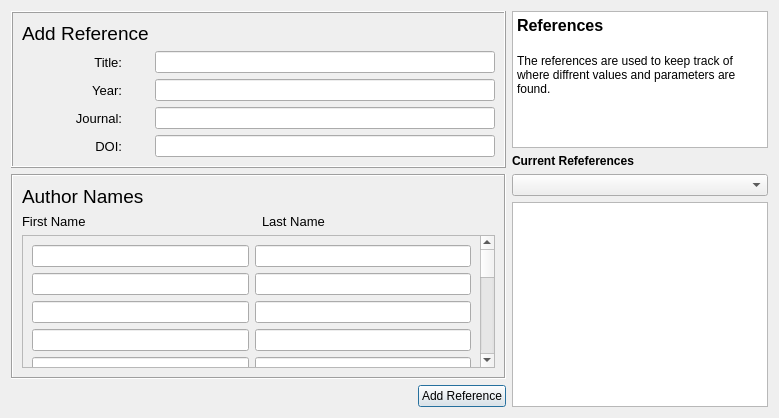
<?xml version="1.0" encoding="UTF-8"?>
<ui version="4.0">
 <class>Dialog</class>
 <widget class="QDialog" name="Dialog">
  <property name="geometry">
   <rect>
    <x>0</x>
    <y>0</y>
    <width>779</width>
    <height>418</height>
   </rect>
  </property>
  <property name="windowTitle">
   <string>Dialog</string>
  </property>
  <layout class="QGridLayout" name="gridLayout_3">
   <item row="3" column="2" rowspan="2">
    <widget class="QTextBrowser" name="textBrowserRef">
     <property name="sizePolicy">
      <sizepolicy hsizetype="Preferred" vsizetype="Preferred">
       <horstretch>0</horstretch>
       <verstretch>0</verstretch>
      </sizepolicy>
     </property>
     <property name="maximumSize">
      <size>
       <width>256</width>
       <height>16777215</height>
      </size>
     </property>
    </widget>
   </item>
   <item row="0" column="2">
    <widget class="QTextBrowser" name="textBrowser">
     <property name="sizePolicy">
      <sizepolicy hsizetype="Preferred" vsizetype="Expanding">
       <horstretch>0</horstretch>
       <verstretch>0</verstretch>
      </sizepolicy>
     </property>
     <property name="maximumSize">
      <size>
       <width>256</width>
       <height>16777215</height>
      </size>
     </property>
     <property name="html">
      <string>&lt;!DOCTYPE HTML PUBLIC &quot;-//W3C//DTD HTML 4.0//EN&quot; &quot;http://www.w3.org/TR/REC-html40/strict.dtd&quot;&gt;
&lt;html&gt;&lt;head&gt;&lt;meta name=&quot;qrichtext&quot; content=&quot;1&quot; /&gt;&lt;style type=&quot;text/css&quot;&gt;
p, li { white-space: pre-wrap; }
&lt;/style&gt;&lt;/head&gt;&lt;body style=&quot; font-family:'MS Shell Dlg 2'; font-size:7.8pt; font-weight:400; font-style:normal;&quot;&gt;
&lt;p style=&quot; margin-top:0px; margin-bottom:0px; margin-left:0px; margin-right:0px; -qt-block-indent:0; text-indent:0px;&quot;&gt;&lt;span style=&quot; font-size:12pt; font-weight:600;&quot;&gt;References&lt;/span&gt;&lt;/p&gt;
&lt;p style=&quot;-qt-paragraph-type:empty; margin-top:0px; margin-bottom:0px; margin-left:0px; margin-right:0px; -qt-block-indent:0; text-indent:0px; font-size:12pt; font-weight:600;&quot;&gt;&lt;br /&gt;&lt;/p&gt;
&lt;p style=&quot; margin-top:0px; margin-bottom:0px; margin-left:0px; margin-right:0px; -qt-block-indent:0; text-indent:0px;&quot;&gt;&lt;span style=&quot; font-size:9pt;&quot;&gt;The references are used to keep track of where diffrent values and parameters are found. &lt;/span&gt;&lt;/p&gt;
&lt;p style=&quot;-qt-paragraph-type:empty; margin-top:0px; margin-bottom:0px; margin-left:0px; margin-right:0px; -qt-block-indent:0; text-indent:0px; font-size:9pt;&quot;&gt;&lt;br /&gt;&lt;/p&gt;
&lt;p style=&quot;-qt-paragraph-type:empty; margin-top:0px; margin-bottom:0px; margin-left:0px; margin-right:0px; -qt-block-indent:0; text-indent:0px; font-size:9pt;&quot;&gt;&lt;br /&gt;&lt;/p&gt;&lt;/body&gt;&lt;/html&gt;</string>
     </property>
    </widget>
   </item>
   <item row="1" column="2">
    <widget class="QLabel" name="label_8">
     <property name="font">
      <font>
       <weight>75</weight>
       <bold>true</bold>
      </font>
     </property>
     <property name="text">
      <string>Current Refeferences</string>
     </property>
    </widget>
   </item>
   <item row="2" column="2">
    <widget class="QComboBox" name="comboBoxRef">
     <property name="sizePolicy">
      <sizepolicy hsizetype="Preferred" vsizetype="Fixed">
       <horstretch>0</horstretch>
       <verstretch>0</verstretch>
      </sizepolicy>
     </property>
     <property name="minimumSize">
      <size>
       <width>0</width>
       <height>0</height>
      </size>
     </property>
     <property name="maximumSize">
      <size>
       <width>256</width>
       <height>36</height>
      </size>
     </property>
     <item>
      <property name="text">
       <string/>
      </property>
     </item>
    </widget>
   </item>
   <item row="4" column="1">
    <widget class="QPushButton" name="pushButtonAddRef">
     <property name="enabled">
      <bool>true</bool>
     </property>
     <property name="text">
      <string>Add Reference</string>
     </property>
    </widget>
   </item>
   <item row="4" column="0">
    <spacer name="horizontalSpacer">
     <property name="orientation">
      <enum>Qt::Horizontal</enum>
     </property>
     <property name="sizeHint" stdset="0">
      <size>
       <width>40</width>
       <height>20</height>
      </size>
     </property>
    </spacer>
   </item>
   <item row="2" column="0" rowspan="2" colspan="2">
    <widget class="QFrame" name="frame">
     <property name="frameShape">
      <enum>QFrame::Box</enum>
     </property>
     <property name="frameShadow">
      <enum>QFrame::Sunken</enum>
     </property>
     <layout class="QGridLayout" name="gridLayout">
      <item row="0" column="0">
       <widget class="QLabel" name="label_7">
        <property name="font">
         <font>
          <pointsize>14</pointsize>
         </font>
        </property>
        <property name="text">
         <string>Author Names</string>
        </property>
       </widget>
      </item>
      <item row="1" column="0">
       <widget class="QLabel" name="label">
        <property name="font">
         <font>
          <pointsize>10</pointsize>
         </font>
        </property>
        <property name="text">
         <string>First Name</string>
        </property>
       </widget>
      </item>
      <item row="1" column="1">
       <widget class="QLabel" name="label_2">
        <property name="font">
         <font>
          <pointsize>10</pointsize>
         </font>
        </property>
        <property name="frameShape">
         <enum>QFrame::NoFrame</enum>
        </property>
        <property name="frameShadow">
         <enum>QFrame::Sunken</enum>
        </property>
        <property name="text">
         <string>Last Name</string>
        </property>
       </widget>
      </item>
      <item row="2" column="0" colspan="2">
       <widget class="QScrollArea" name="scrollArea">
        <property name="sizePolicy">
         <sizepolicy hsizetype="Preferred" vsizetype="Expanding">
          <horstretch>0</horstretch>
          <verstretch>0</verstretch>
         </sizepolicy>
        </property>
        <property name="sizeAdjustPolicy">
         <enum>QAbstractScrollArea::AdjustToContents</enum>
        </property>
        <property name="widgetResizable">
         <bool>true</bool>
        </property>
        <widget class="QWidget" name="scrollAreaWidgetContents_3">
         <property name="geometry">
          <rect>
           <x>0</x>
           <y>0</y>
           <width>449</width>
           <height>542</height>
          </rect>
         </property>
         <layout class="QGridLayout" name="gridLayout_4">
          <item row="0" column="0">
           <widget class="QgsFilterLineEdit" name="textEditFN_0">
            <property name="maximumSize">
             <size>
              <width>16777215</width>
              <height>36</height>
             </size>
            </property>
            <property name="qgisRelation" stdset="0">
             <string notr="true"/>
            </property>
           </widget>
          </item>
          <item row="0" column="1">
           <widget class="QgsFilterLineEdit" name="textEditLN0_0">
            <property name="maximumSize">
             <size>
              <width>16777215</width>
              <height>36</height>
             </size>
            </property>
            <property name="qgisRelation" stdset="0">
             <string notr="true"/>
            </property>
           </widget>
          </item>
          <item row="1" column="0">
           <widget class="QgsFilterLineEdit" name="textEditFN_1">
            <property name="maximumSize">
             <size>
              <width>16777215</width>
              <height>36</height>
             </size>
            </property>
            <property name="qgisRelation" stdset="0">
             <string notr="true"/>
            </property>
           </widget>
          </item>
          <item row="1" column="1">
           <widget class="QgsFilterLineEdit" name="textEditLN0_1">
            <property name="maximumSize">
             <size>
              <width>16777215</width>
              <height>36</height>
             </size>
            </property>
            <property name="qgisRelation" stdset="0">
             <string notr="true"/>
            </property>
           </widget>
          </item>
          <item row="2" column="0">
           <widget class="QgsFilterLineEdit" name="textEditFN_2">
            <property name="maximumSize">
             <size>
              <width>16777215</width>
              <height>36</height>
             </size>
            </property>
            <property name="qgisRelation" stdset="0">
             <string notr="true"/>
            </property>
           </widget>
          </item>
          <item row="2" column="1">
           <widget class="QgsFilterLineEdit" name="textEditLN0_2">
            <property name="maximumSize">
             <size>
              <width>16777215</width>
              <height>36</height>
             </size>
            </property>
            <property name="qgisRelation" stdset="0">
             <string notr="true"/>
            </property>
           </widget>
          </item>
          <item row="3" column="0">
           <widget class="QgsFilterLineEdit" name="textEditFN_3">
            <property name="maximumSize">
             <size>
              <width>16777215</width>
              <height>36</height>
             </size>
            </property>
            <property name="qgisRelation" stdset="0">
             <string notr="true"/>
            </property>
           </widget>
          </item>
          <item row="3" column="1">
           <widget class="QgsFilterLineEdit" name="textEditLN0_3">
            <property name="maximumSize">
             <size>
              <width>16777215</width>
              <height>36</height>
             </size>
            </property>
            <property name="qgisRelation" stdset="0">
             <string notr="true"/>
            </property>
           </widget>
          </item>
          <item row="4" column="0">
           <widget class="QgsFilterLineEdit" name="textEditFN_4">
            <property name="maximumSize">
             <size>
              <width>16777215</width>
              <height>36</height>
             </size>
            </property>
            <property name="qgisRelation" stdset="0">
             <string notr="true"/>
            </property>
           </widget>
          </item>
          <item row="4" column="1">
           <widget class="QgsFilterLineEdit" name="textEditLN0_4">
            <property name="maximumSize">
             <size>
              <width>16777215</width>
              <height>36</height>
             </size>
            </property>
            <property name="qgisRelation" stdset="0">
             <string notr="true"/>
            </property>
           </widget>
          </item>
          <item row="5" column="0">
           <widget class="QgsFilterLineEdit" name="textEditFN_5">
            <property name="maximumSize">
             <size>
              <width>16777215</width>
              <height>36</height>
             </size>
            </property>
            <property name="qgisRelation" stdset="0">
             <string notr="true"/>
            </property>
           </widget>
          </item>
          <item row="5" column="1">
           <widget class="QgsFilterLineEdit" name="textEditLN0_5">
            <property name="maximumSize">
             <size>
              <width>16777215</width>
              <height>36</height>
             </size>
            </property>
            <property name="qgisRelation" stdset="0">
             <string notr="true"/>
            </property>
           </widget>
          </item>
          <item row="6" column="0">
           <widget class="QgsFilterLineEdit" name="textEditFN_6">
            <property name="maximumSize">
             <size>
              <width>16777215</width>
              <height>36</height>
             </size>
            </property>
            <property name="qgisRelation" stdset="0">
             <string notr="true"/>
            </property>
           </widget>
          </item>
          <item row="6" column="1">
           <widget class="QgsFilterLineEdit" name="textEditLN0_6">
            <property name="maximumSize">
             <size>
              <width>16777215</width>
              <height>36</height>
             </size>
            </property>
            <property name="qgisRelation" stdset="0">
             <string notr="true"/>
            </property>
           </widget>
          </item>
          <item row="7" column="0">
           <widget class="QgsFilterLineEdit" name="textEditFN_7">
            <property name="maximumSize">
             <size>
              <width>16777215</width>
              <height>36</height>
             </size>
            </property>
            <property name="qgisRelation" stdset="0">
             <string notr="true"/>
            </property>
           </widget>
          </item>
          <item row="7" column="1">
           <widget class="QgsFilterLineEdit" name="textEditLN0_7">
            <property name="maximumSize">
             <size>
              <width>16777215</width>
              <height>36</height>
             </size>
            </property>
            <property name="qgisRelation" stdset="0">
             <string notr="true"/>
            </property>
           </widget>
          </item>
          <item row="8" column="0">
           <widget class="QgsFilterLineEdit" name="textEditFN_8">
            <property name="maximumSize">
             <size>
              <width>16777215</width>
              <height>36</height>
             </size>
            </property>
            <property name="qgisRelation" stdset="0">
             <string notr="true"/>
            </property>
           </widget>
          </item>
          <item row="8" column="1">
           <widget class="QgsFilterLineEdit" name="textEditLN0_8">
            <property name="maximumSize">
             <size>
              <width>16777215</width>
              <height>36</height>
             </size>
            </property>
            <property name="qgisRelation" stdset="0">
             <string notr="true"/>
            </property>
           </widget>
          </item>
          <item row="9" column="0">
           <widget class="QgsFilterLineEdit" name="textEditFN_9">
            <property name="maximumSize">
             <size>
              <width>16777215</width>
              <height>36</height>
             </size>
            </property>
            <property name="qgisRelation" stdset="0">
             <string notr="true"/>
            </property>
           </widget>
          </item>
          <item row="9" column="1">
           <widget class="QgsFilterLineEdit" name="textEditLN0_9">
            <property name="maximumSize">
             <size>
              <width>16777215</width>
              <height>36</height>
             </size>
            </property>
            <property name="qgisRelation" stdset="0">
             <string notr="true"/>
            </property>
           </widget>
          </item>
          <item row="10" column="0">
           <widget class="QgsFilterLineEdit" name="textEditFN_10">
            <property name="maximumSize">
             <size>
              <width>16777215</width>
              <height>36</height>
             </size>
            </property>
            <property name="qgisRelation" stdset="0">
             <string notr="true"/>
            </property>
           </widget>
          </item>
          <item row="10" column="1">
           <widget class="QgsFilterLineEdit" name="textEditLN0_10">
            <property name="maximumSize">
             <size>
              <width>16777215</width>
              <height>36</height>
             </size>
            </property>
            <property name="qgisRelation" stdset="0">
             <string notr="true"/>
            </property>
           </widget>
          </item>
          <item row="11" column="0">
           <widget class="QgsFilterLineEdit" name="textEditFN_11">
            <property name="maximumSize">
             <size>
              <width>16777215</width>
              <height>36</height>
             </size>
            </property>
            <property name="qgisRelation" stdset="0">
             <string notr="true"/>
            </property>
           </widget>
          </item>
          <item row="11" column="1">
           <widget class="QgsFilterLineEdit" name="textEditLN0_11">
            <property name="maximumSize">
             <size>
              <width>16777215</width>
              <height>36</height>
             </size>
            </property>
            <property name="qgisRelation" stdset="0">
             <string notr="true"/>
            </property>
           </widget>
          </item>
          <item row="12" column="0">
           <widget class="QgsFilterLineEdit" name="textEditFN_12">
            <property name="maximumSize">
             <size>
              <width>16777215</width>
              <height>36</height>
             </size>
            </property>
            <property name="qgisRelation" stdset="0">
             <string notr="true"/>
            </property>
           </widget>
          </item>
          <item row="12" column="1">
           <widget class="QgsFilterLineEdit" name="textEditLN0_12">
            <property name="maximumSize">
             <size>
              <width>16777215</width>
              <height>36</height>
             </size>
            </property>
            <property name="qgisRelation" stdset="0">
             <string notr="true"/>
            </property>
           </widget>
          </item>
          <item row="13" column="0">
           <widget class="QgsFilterLineEdit" name="textEditFN_13">
            <property name="maximumSize">
             <size>
              <width>16777215</width>
              <height>36</height>
             </size>
            </property>
            <property name="qgisRelation" stdset="0">
             <string notr="true"/>
            </property>
           </widget>
          </item>
          <item row="13" column="1">
           <widget class="QgsFilterLineEdit" name="textEditLN0_13">
            <property name="maximumSize">
             <size>
              <width>16777215</width>
              <height>36</height>
             </size>
            </property>
            <property name="qgisRelation" stdset="0">
             <string notr="true"/>
            </property>
           </widget>
          </item>
          <item row="14" column="0">
           <widget class="QgsFilterLineEdit" name="textEditFN_14">
            <property name="maximumSize">
             <size>
              <width>16777215</width>
              <height>36</height>
             </size>
            </property>
            <property name="qgisRelation" stdset="0">
             <string notr="true"/>
            </property>
           </widget>
          </item>
          <item row="14" column="1">
           <widget class="QgsFilterLineEdit" name="textEditLN0_14">
            <property name="maximumSize">
             <size>
              <width>16777215</width>
              <height>36</height>
             </size>
            </property>
            <property name="qgisRelation" stdset="0">
             <string notr="true"/>
            </property>
           </widget>
          </item>
          <item row="15" column="0">
           <widget class="QgsFilterLineEdit" name="textEditFN_15">
            <property name="maximumSize">
             <size>
              <width>16777215</width>
              <height>36</height>
             </size>
            </property>
            <property name="qgisRelation" stdset="0">
             <string notr="true"/>
            </property>
           </widget>
          </item>
          <item row="15" column="1">
           <widget class="QgsFilterLineEdit" name="textEditLN0_15">
            <property name="maximumSize">
             <size>
              <width>16777215</width>
              <height>36</height>
             </size>
            </property>
            <property name="qgisRelation" stdset="0">
             <string notr="true"/>
            </property>
           </widget>
          </item>
          <item row="16" column="0">
           <widget class="QgsFilterLineEdit" name="textEditFN_16">
            <property name="maximumSize">
             <size>
              <width>16777215</width>
              <height>36</height>
             </size>
            </property>
            <property name="qgisRelation" stdset="0">
             <string notr="true"/>
            </property>
           </widget>
          </item>
          <item row="16" column="1">
           <widget class="QgsFilterLineEdit" name="textEditLN0_16">
            <property name="maximumSize">
             <size>
              <width>16777215</width>
              <height>36</height>
             </size>
            </property>
            <property name="qgisRelation" stdset="0">
             <string notr="true"/>
            </property>
           </widget>
          </item>
         </layout>
        </widget>
       </widget>
      </item>
     </layout>
    </widget>
   </item>
   <item row="0" column="0" rowspan="2" colspan="2">
    <widget class="QFrame" name="frame1">
     <property name="frameShape">
      <enum>QFrame::Box</enum>
     </property>
     <property name="frameShadow">
      <enum>QFrame::Raised</enum>
     </property>
     <layout class="QGridLayout" name="gridLayout_2">
      <item row="3" column="0">
       <widget class="QLabel" name="label_4">
        <property name="maximumSize">
         <size>
          <width>100</width>
          <height>16777215</height>
         </size>
        </property>
        <property name="font">
         <font>
          <pointsize>10</pointsize>
          <weight>50</weight>
          <bold>false</bold>
          <strikeout>false</strikeout>
         </font>
        </property>
        <property name="text">
         <string>Year:</string>
        </property>
        <property name="alignment">
         <set>Qt::AlignRight|Qt::AlignTrailing|Qt::AlignVCenter</set>
        </property>
       </widget>
      </item>
      <item row="4" column="1">
       <widget class="QgsFilterLineEdit" name="textEditJournal">
        <property name="maximumSize">
         <size>
          <width>16777215</width>
          <height>36</height>
         </size>
        </property>
        <property name="qgisRelation" stdset="0">
         <string notr="true"/>
        </property>
       </widget>
      </item>
      <item row="0" column="0">
       <widget class="QLabel" name="label_42">
        <property name="text">
         <string>&lt;!DOCTYPE HTML PUBLIC &quot;-//W3C//DTD HTML 4.0//EN&quot; &quot;http://www.w3.org/TR/REC-html40/strict.dtd&quot;&gt;
&lt;html&gt;&lt;head&gt;&lt;meta name=&quot;qrichtext&quot; content=&quot;1&quot; /&gt;&lt;style type=&quot;text/css&quot;&gt;
p, li { white-space: pre-wrap; }
&lt;/style&gt;&lt;/head&gt;&lt;body style=&quot; font-family:'MS Shell Dlg 2'; font-size:8pt; font-weight:400; font-style:normal;&quot;&gt;
&lt;p style=&quot; margin-top:0px; margin-bottom:0px; margin-left:0px; margin-right:0px; -qt-block-indent:0; text-indent:0px;&quot;&gt;&lt;span style=&quot; font-size:14pt;&quot;&gt;Add Reference&lt;/span&gt;&lt;/p&gt;&lt;/body&gt;&lt;/html&gt;</string>
        </property>
       </widget>
      </item>
      <item row="5" column="0">
       <widget class="QLabel" name="label_6">
        <property name="maximumSize">
         <size>
          <width>100</width>
          <height>16777215</height>
         </size>
        </property>
        <property name="font">
         <font>
          <pointsize>10</pointsize>
          <weight>50</weight>
          <bold>false</bold>
          <strikeout>false</strikeout>
         </font>
        </property>
        <property name="text">
         <string>DOI:</string>
        </property>
        <property name="alignment">
         <set>Qt::AlignRight|Qt::AlignTrailing|Qt::AlignVCenter</set>
        </property>
       </widget>
      </item>
      <item row="2" column="0">
       <widget class="QLabel" name="label_3">
        <property name="maximumSize">
         <size>
          <width>100</width>
          <height>16777215</height>
         </size>
        </property>
        <property name="font">
         <font>
          <pointsize>10</pointsize>
          <weight>50</weight>
          <bold>false</bold>
          <strikeout>false</strikeout>
         </font>
        </property>
        <property name="text">
         <string>Title:</string>
        </property>
        <property name="alignment">
         <set>Qt::AlignRight|Qt::AlignTrailing|Qt::AlignVCenter</set>
        </property>
       </widget>
      </item>
      <item row="5" column="1">
       <widget class="QgsFilterLineEdit" name="textEditDOI">
        <property name="maximumSize">
         <size>
          <width>16777215</width>
          <height>36</height>
         </size>
        </property>
        <property name="qgisRelation" stdset="0">
         <string notr="true"/>
        </property>
       </widget>
      </item>
      <item row="4" column="0">
       <widget class="QLabel" name="label_5">
        <property name="maximumSize">
         <size>
          <width>100</width>
          <height>16777215</height>
         </size>
        </property>
        <property name="font">
         <font>
          <pointsize>10</pointsize>
          <weight>50</weight>
          <bold>false</bold>
          <strikeout>false</strikeout>
         </font>
        </property>
        <property name="text">
         <string>Journal:</string>
        </property>
        <property name="alignment">
         <set>Qt::AlignRight|Qt::AlignTrailing|Qt::AlignVCenter</set>
        </property>
       </widget>
      </item>
      <item row="2" column="1">
       <widget class="QgsFilterLineEdit" name="textEditTitle">
        <property name="maximumSize">
         <size>
          <width>16777215</width>
          <height>36</height>
         </size>
        </property>
        <property name="inputMethodHints">
         <set>Qt::ImhNone</set>
        </property>
        <property name="qgisRelation" stdset="0">
         <string notr="true"/>
        </property>
       </widget>
      </item>
      <item row="3" column="1">
       <widget class="QgsFilterLineEdit" name="textEditYear">
        <property name="maximumSize">
         <size>
          <width>16777215</width>
          <height>36</height>
         </size>
        </property>
        <property name="inputMethodHints">
         <set>Qt::ImhNone</set>
        </property>
        <property name="qgisRelation" stdset="0">
         <string notr="true"/>
        </property>
       </widget>
      </item>
      <item row="1" column="0">
       <spacer name="verticalSpacer">
        <property name="orientation">
         <enum>Qt::Vertical</enum>
        </property>
        <property name="sizeHint" stdset="0">
         <size>
          <width>20</width>
          <height>40</height>
         </size>
        </property>
       </spacer>
      </item>
     </layout>
    </widget>
   </item>
  </layout>
 </widget>
 <customwidgets>
  <customwidget>
   <class>QgsFilterLineEdit</class>
   <extends>QLineEdit</extends>
   <header>qgsfilterlineedit.h</header>
  </customwidget>
 </customwidgets>
 <resources/>
 <connections/>
</ui>
